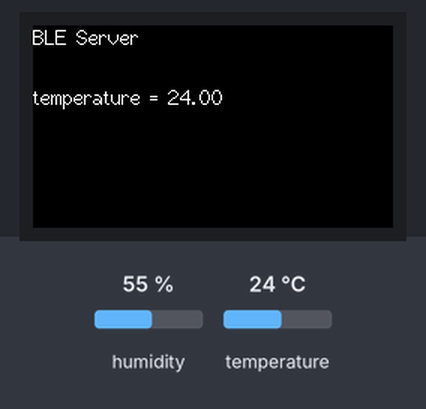
This sketch was run on a simulated ESP32. On the bench: 240×135 colour display. Inputs (shaded band) come from the test bench; at power-on: temperature 24 °C, humidity 55 %. Nothing arrives over Bluetooth unless stated; a phone connects over Bluetooth LE 3 s after start; what the sketch prints to the serial monitor is not drawn.

Above: at 3.8 s.
3.9 s: temperature set to 12 °C
At 5.9 s:
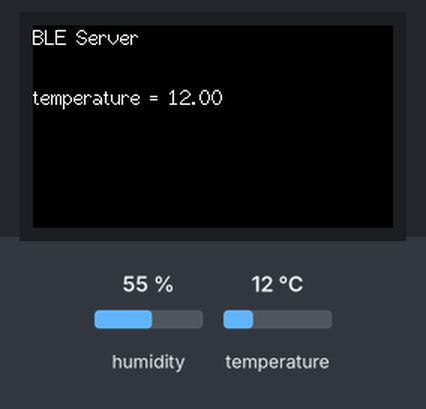
7.0 s: temperature set to 19 °C
10.1 s: temperature set to 28 °C
At 11.8 s:
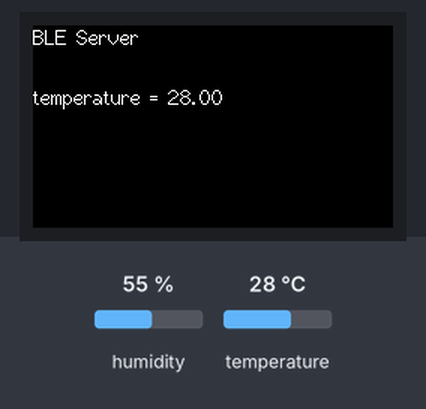
Timing chart, 0 to 13.3 s (numbered marks = the images above; inputs shaded):
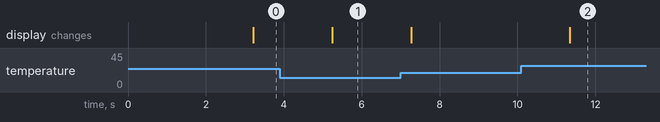

The sketch:

Temperature_Sensor_BLE_Server.ino
```cpp
#include <BLEDevice.h>
#include <BLEServer.h>
//#include <BLEUtils.h>
//#include <BLE2902.h>
#include <M5StickCPlus.h>
#include "DHT.h"

//change to unique BLE server name
#define BLE_SERVER_TEMPERATURE "CSC2106-BLE-TEMPERATURE"

#define DHTPIN 26 // what pin we're connected to
#define DHTTYPE DHT11 // DHT 11

// Initialize DHT sensor for normal 16mhz Arduino
DHT dht(DHTPIN, DHTTYPE);

// Timer variables
unsigned long lastTime = 0;
unsigned long timerDelay = 1000;   // update refresh every 15sec

bool deviceConnected = false;

// See the following for generating UUIDs:
// https://www.uuidgenerator.net/
#define SERVICE_UUID "01234567-0123-4567-89ab-0123456789ab"

// Battery temperature Characteristic and Descriptor
BLECharacteristic axpTemperatureCharacteristics("01234567-0123-4567-89ab-0123456789cd", BLECharacteristic::PROPERTY_NOTIFY);
BLEDescriptor axpTemperatureDescriptor(BLEUUID((uint16_t)0x2903));

//Setup callbacks onConnect and onDisconnect
class MyServerCallbacks: public BLEServerCallbacks {
  void onConnect(BLEServer* pServer) {
    deviceConnected = true;
    Serial.println("MyServerCallbacks::Connected...");
  };
  void onDisconnect(BLEServer* pServer) {
    deviceConnected = false;
    Serial.println("MyServerCallbacks::Disconnected...");
  }
};

void setup() {
  // Start serial communication
  Serial.begin(115200);

  dht.begin();

  // put your setup code here, to run once:
  M5.begin();
  M5.Lcd.setRotation(3);
  M5.Lcd.fillScreen(BLACK);
  M5.Lcd.setCursor(0, 0, 2);
  M5.Lcd.printf("BLE Server", 0);

  // Create the BLE Device
  BLEDevice::init(BLE_SERVER_TEMPERATURE);

  // Create the BLE Server
  BLEServer *pServer = BLEDevice::createServer();
  pServer->setCallbacks(new MyServerCallbacks());

  // Create the BLE Service
  BLEService *bleService = pServer->createService(SERVICE_UUID);

  // Create BLE Characteristics and Create a BLE Descriptor
  bleService->addCharacteristic(&axpTemperatureCharacteristics);
  axpTemperatureDescriptor.setValue("temperature Sensor");
  axpTemperatureCharacteristics.addDescriptor(&axpTemperatureDescriptor);

  // Start the service
  bleService->start();

  // Start advertising
  BLEAdvertising *pAdvertising = BLEDevice::getAdvertising();
  pAdvertising->addServiceUUID(SERVICE_UUID);
  pServer->getAdvertising()->start();
  Serial.println("Waiting a client connection to notify...");
}

void loop() {
  if (deviceConnected) {
    if ((millis() - lastTime) > timerDelay) {
      // Buffer to hold the generated string
      char buf[32]; // Ensure this buffer is large enough to hold the resulting string

      float h = dht.readHumidity();

      // Read temperature as Celsius
      float t = dht.readTemperature();

      // Read temperature as Fahrenheit
      float f = dht.readTemperature(true);

      dtostrf(t, 4, 2, buf);

      // Check if any reads failed and exit early (to try again).
      if (isnan(h) || isnan(t) || isnan(f)) {
        Serial.println("Failed to read from DHT sensor!");
        return;
      }

      // Set temperature Characteristic value and notify connected client
      axpTemperatureCharacteristics.setValue((uint8_t*)buf, strlen(buf)); // Convert string to byte array and set the length
      axpTemperatureCharacteristics.notify();
      Serial.print(" - temperature = ");
      Serial.println(buf); // Use println to move to a new line after printing

      // Update the display
      M5.Lcd.setCursor(0, 40, 2);
      M5.Lcd.print("temperature = ");
      M5.Lcd.println(buf); // Use println to move to a new line after printing

      lastTime = millis();
    }
  }
}
```

Measured:
- after the input at 3.9 s, the display: changes after 1.3 s (image 1)
- after the input at 10.1 s, the display: changes after 1.2 s (image 2)
